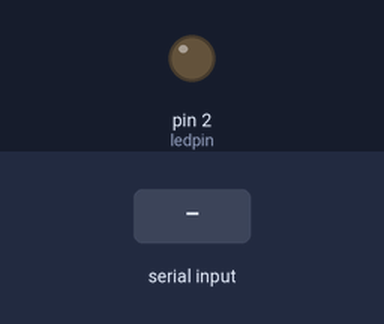
Bench run of a sketch on a simulated Arduino Uno, built with avr-gcc and run on an emulated ATmega328P. On the bench: output pins drawn as LEDs (lit = HIGH). The inputs (shaded band) are chosen by the test bench.

Above: at 1.2 s.
1.3 s: byte 1 (1) received over Serial
At 1.8 s:
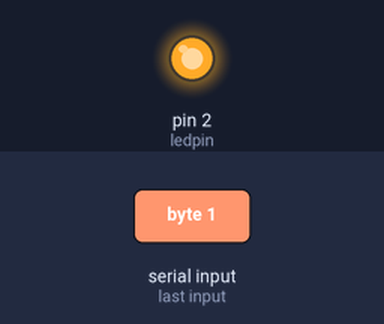
Timing chart, 0 to 4.3 s (numbered marks = the images above; inputs shaded):
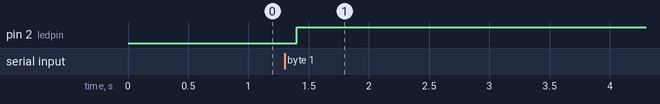

The sketch:

arduino_code.ino
```cpp
unsigned int ledpin = 2;

void setup() {
  pinMode(ledpin, OUTPUT);
  Serial.begin(9600);
}

void loop() {
  if (Serial.available() > 0) {
    int recv = Serial.read();
    if (recv == 1) {
      digitalWrite(ledpin, HIGH);
    } else if (recv == 2) {
      digitalWrite(ledpin, LOW);
    }
  }
  delay(100);
}
```

Measured:
- after the input at 1.3 s, pin 2 (ledpin): LOW → HIGH after 0.10 s
